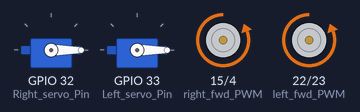
Recording of a sketch running on a simulated ESP32. Shown: 2 × servo, motor-driver pin pairs drawn as motors (green arrow = first pin HIGH = forward, orange = second pin HIGH = backward, longer = more drive). What the sketch prints to the serial monitor is not drawn.

Above: at 0.15 s.
Timing chart, 0 to 1.6 s (numbered marks = the images above):
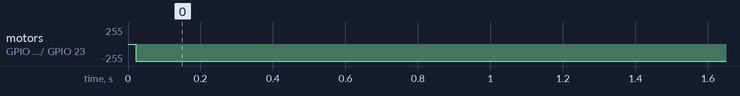

The sketch:

Controller_MAIN_github.ino
```cpp
// used Rui Santos tutorial on esp_now communication, below is a helpful link
/*
  Rui Santos
  Complete project details at https://RandomNerdTutorials.com/esp-now-esp32-arduino-ide/

  Permission is hereby granted, free of charge, to any person obtaining a copy
  of this software and associated documentation files.

  The above copyright notice and this permission notice shall be included in all
  copies or substantial portions of the Software.
*/

// esp_now used for communication between transmittor and reciever
#include <esp_now.h>
#include <WiFi.h>
// Using ESP32Servo library, regular "Servo.h" does not work with ESP32
#include <ESP32Servo.h>
// #include <HardwareSerial.h>

// HardwareSerial SerialPort(2); // first encoder using UART 2

Servo Right_Servo;  // right front servo motor: MG995
Servo Left_Servo; // left front servo motor: MG995

int angle = 0; // intial angle
int drive_pwr = 122; // intial power
int encode_l = 0;
int encode_r = 0;
int last_millis = 0;

// Encoder Period (1 / Frequency)
float encoder_per = 0.02;

// Encoder Counts per rotation
float count_const = 2248.86;

// Real Speeds
float ave_real_speed = 0;
float l_real_speed = 0;
float r_real_speed = 0;


float speed_desired = 0;
float speed_error = 0;
float speed_error_integral = 0;


// #define Right_servo_Pin 32 providing PWM signal to right wheel
// #define Left_servo_Pin 33 providing PWM signal to right wheel
int Right_servo_Pin = 32;
int Left_servo_Pin = 33;

// setting PWM properties - only using rear_right in this testing. Same signal will be sent to both wheels
const int freq = 5000;
const int rear_r_PWM = 0;
const int rear_l_PWM = 1;
const int resolution = 8;

// Rear right and left motors


// Motor Connections (Both must use PWM pins)

// LEFT wheel PWM pins
#define left_fwd_PWM 22
#define left_bwd_PWM 23

// RIGHT wheel PWM pins
#define right_fwd_PWM 15
#define right_bwd_PWM 4

// RIGHT Wheel


// Structure of message: a is power data, b is steering data
typedef struct struct_message {
    int id;
    int a;
    int b;
} struct_message;

// Create a struct_message called myData
struct_message myData;

// Create a structure to hold the readings from each board
struct_message board1;
struct_message board2;
struct_message board3;

// Create an array with all the structures
struct_message boardsStruct[3] = {board1, board2, board3};

// callback function that will be executed when data is received
void OnDataRecv(const uint8_t * mac_addr, const uint8_t *incomingData, int len) {
  char macStr[18];
  // Serial.print("Packet received from: ");
  // snprintf(macStr, sizeof(macStr), "%02x:%02x:%02x:%02x:%02x:%02x",
  //          mac_addr[0], mac_addr[1], mac_addr[2], mac_addr[3], mac_addr[4], mac_addr[5]);
  // Serial.println(macStr);
  memcpy(&myData, incomingData, sizeof(myData));
  // Serial.printf("Board ID %u: %u bytes\n", myData.id, len);
  // Update the structures with the new incoming data
  boardsStruct[myData.id-1].a = myData.a;
  boardsStruct[myData.id-1].b = myData.b;
  // Serial.printf("a value: %d \n", boardsStruct[myData.id-1].a);
  // Serial.printf("b value: %d \n", boardsStruct[myData.id-1].b);
  // Serial.println();
}

void setup() {
  // Initialize Serial Monitor
  Serial.begin(115200);

  // Set motor connections as outputs
  pinMode(left_fwd_PWM, OUTPUT);
  pinMode(left_bwd_PWM, OUTPUT);
  pinMode(right_fwd_PWM, OUTPUT);
  pinMode(right_bwd_PWM, OUTPUT);

  // SerialPort.begin(9600, SERIAL_8N1, 16, 17);

  Right_Servo.attach(Right_servo_Pin, 500, 2400);  // Right Wheel, must specify the PWM range with this model to get full ROM
  Left_Servo.attach(Left_servo_Pin, 500, 2400);  // Left Wheel, must specify the PWM range with this model to get full ROM

  // Set device as a Wi-Fi Station
  WiFi.mode(WIFI_STA);

  // Init ESP-NOW
  if (esp_now_init() != ESP_OK) {
    Serial.println("Error initializing ESP-NOW");
    return;
  }

  // Once ESPNow is successfully Init, we will register for recv CB to
  // get recv packer info
  esp_now_register_recv_cb(OnDataRecv);
}

void loop() {

  Right_Servo.attach(Right_servo_Pin, 500, 2400);  // Right Wheel
  Left_Servo.attach(Left_servo_Pin, 500, 2400);  // Left Wheel
  int angle = map(boardsStruct[0].b, 0, 255, 0, 180);  // convert 8 bit angle to 180 degree signal for servo
  Right_Servo.write(angle); //Turn right wheel
  Left_Servo.write(angle); // Turn left Wheel
  // Serial.print("Angle: ");
  // Serial.println(angle);

  if (millis() > (last_millis + 20)){

    int drive_pwr = map(boardsStruct[0].a, 0, 255, -255, 255); // mapping 8 bit power data to forward and reverse
    /*
    // send signals for forward movement
    if (drive_pwr >= 0) {
      analogWrite(left_fwd_PWM, drive_pwr);
      analogWrite(left_bwd_PWM, 0);
      analogWrite(right_fwd_PWM, drive_pwr);
      analogWrite(right_bwd_PWM, 0);

      Serial.print("Power:");
      Serial.print(drive_pwr);
      // Serial.println("CCW");
      Serial.print(",");

    }
    // send signals to L298 motor controller for reverse movement
    else {
      analogWrite(left_bwd_PWM, -drive_pwr);
      analogWrite(left_fwd_PWM, 0);
      analogWrite(right_bwd_PWM, -drive_pwr);
      analogWrite(right_fwd_PWM, 0);

      Serial.print("Power:");
      Serial.print(drive_pwr);
      // Serial.println("CCW");
      Serial.print(",");

    }
    */


    // left - right readings of encoders
    int encode_r = boardsStruct[1].a;
    int encode_l = boardsStruct[2].a;

    ////////////////////////////////////////////////////////
    // PID Controller //////////////////////////////////////
    ////////////////////////////////////////////////////////


    l_real_speed = (encode_l / encoder_per) / count_const;
    r_real_speed = (encode_r / encoder_per) / count_const;

    ave_real_speed = (l_real_speed + r_real_speed) / 2;

    // max desired speed ~ 2.6667 rotations per second
    speed_desired = map(boardsStruct[0].a, 0, 255, -1000, 1000); // mapping 8 bit power data to forward and reverse
    speed_desired = speed_desired / 375 ; // max desired speed ~ 2.6667 rotations per second

    // speed_desired = (drive_pwr / 255) * (160 / 60);

    Serial.print("Desired Speed:");
    Serial.print(speed_desired,2);
    Serial.print(",");

    speed_error = speed_desired - ave_real_speed;

    speed_error_integral = speed_error_integral + encoder_per * speed_error;


    // K values - PI
    int Kp = 100;
    int Ki = 10;

    float power_input_float = speed_error * Kp + speed_error_integral * Ki;

    if (power_input_float > 255) {
      power_input_float = 255;
    }
    if (power_input_float < -255) {
      power_input_float = -255;
    }

    // LOGIC: motor brake protection
    if (ave_real_speed > 0) {
      if (power_input_float < 0) {
        // Reduce power to 10% of value to avoid rapid reversing
        power_input_float = 0.1 * power_input_float;
      }
    }
    if (ave_real_speed < 0) {
      if (power_input_float > 0) {
        // Reduce power to 10% of value to avoid rapid reversing
        power_input_float = 0.1 * power_input_float;
      }
    }

    int power_input_int = int(round(power_input_float));

    Serial.print("Real Speed:");
    Serial.print(ave_real_speed,2);
    Serial.print(",");


    Serial.print("Recommend:");
    Serial.print(power_input_int);
    Serial.print(",");


    ///////////////////////
    /// INPUTS ////////////
    ///////////////////////

    if (power_input_int >= 0) {
      analogWrite(left_fwd_PWM, power_input_int);
      analogWrite(left_bwd_PWM, 0);
      analogWrite(right_fwd_PWM, power_input_int);
      analogWrite(right_bwd_PWM, 0);

      Serial.print("Power:");
      Serial.print(power_input_int);
      // Serial.println("CCW");
      Serial.print(",");

    }
    // send signals to motor controller for reverse movement
    else {
      analogWrite(left_bwd_PWM, -power_input_int);
      analogWrite(left_fwd_PWM, 0);
      analogWrite(right_bwd_PWM, -power_input_int);
      analogWrite(right_fwd_PWM, 0);

      Serial.print("Power:");
      Serial.print(power_input_int);
      // Serial.println("CCW");
      Serial.print(",");

    }


    ///////////////////////////////

    Serial.print("Right:");
    Serial.print(encode_r);
    Serial.print(",");
    Serial.print("Left:");
    Serial.println(encode_l);

    last_millis = millis();

  }
  delay(1);

}
```

Measured:
- by itself, motor on GPIO 15 (right_fwd_PWM) / GPIO 4 (right_bwd_PWM), motor on GPIO 22 (left_fwd_PWM) / GPIO 23 (left_bwd_PWM): stopped → backward 255/255 at 0.02 s
